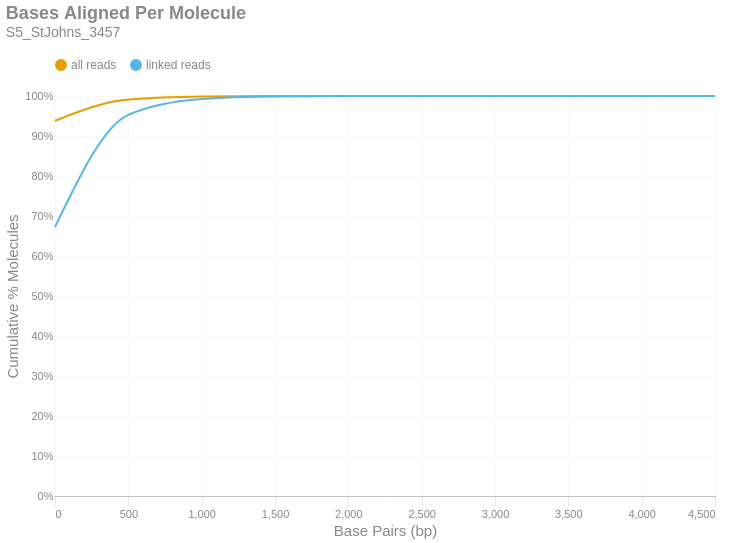

Notebook code for this chart:
### Markdown cell above
### Bases Aligned Per Molecule
This is a cumulative frequency distribution showing the number of base pairs aligned per unique molecule. These data are shown in 500 bp bins. There are two distributions: one with `all reads` (yellow) and another with only `linked reads` (blue). The percent of molecules in the `linked reads` distribution is relative to the total number of linked molecules.

### Code cell
if SKIPLR:
    print_html(f"Skipped")
else:
    binned_df = consolidated_hist(valids['aligned_bp'], mask, 500, True)
    with SafeRender(binned_df):
        (
            density_plot(binned_df, 'Bases Aligned Per Molecule', samplename, 'basesper')
            .encode(
                x=alt.X('bin:Q', title="Base Pairs (bp)").axis(tickMinStep=500).scale(padding=0),
                y=alt.Y('value:Q', title='Cumulative % Molecules')
                    .axis(format='%')
                    .scale(domain = [0,1])
                    .stack(False),
                color=alt.Color("key:N").scale(domain = ["all reads", "linked reads"]),
                tooltip = [
                    alt.Tooltip("key:N", title = "Data Type"),
                    alt.Tooltip("range_label:N", title="Bases Aligned Per Molecule"),
                    alt.Tooltip("value:Q", format = ".2%", title="% Molecules (Cum.)")
                ]
            )
        ).display()

### Figure 1 — Vega-Lite specification as saved in the notebook (floating-point values rounded to 4 significant figures)
{"width": "container", "height": 400, "config": {"title": {"anchor": "start", "dy": -15, "fontSize": 18, "color": "#888888", "subtitleColor": "#888888", "subtitleFontSize": 14}, "arc": {"fill": "#0072B2"}, "axis": {"domainColor": "#888888", "domainWidth": 0.5, "gridWidth": 0.2, "grid": false, "titleFontWeight": 400, "titleFontSize": 15, "labelFontSize": 11, "labelColor": "#888888", "tickColor": "#888888", "tickWidth": 0.2, "titleColor": "#888888"}, "axisBand": {"grid": false}, "axisX": {"grid": true, "tickSize": 10, "domainCap": "round"}, "axisY": {"domain": false, "grid": true, "tickSize": 0, "domainCap": "round"}, "background": "transparent", "header": {"labelFontSize": 15, "labelColor": "#888888", "titleFontSize": 15, "titleFontWeight": 600, "titleColor": "#888888"}, "legend": {"labelFont": "sans-serif", "labelFontSize": 12, "labelColor": "#888888", "symbolSize": 100, "symbolType": "circle", "titleFontSize": 12, "titlePadding": 10, "titleColor": "#888888", "title": null, "orient": "top"}, "range": {"category": ["#E69F00", "#56B4E9", "#009E73", "#F0E442", "#0072B2", "#D55E00", "#CC79A7", "#000000"], "diverging": ["#cfe8f3", "#a2d4ec", "#73bfe2", "#46abdb", "#1696d2", "#12719e"]}, "area": {"fill": "#0072B2", "fillOpacity": 0.7, "line": true, "strokeOpacity": 0.7}, "line": {"color": "#0072B2", "stroke": "#0072B2", "strokeWidth": 2}, "trail": {"color": "#0072B2", "stroke": "#0072B2", "strokeWidth": 0, "size": 1}, "point": {"filled": true, "fillOpacity": 1.0, "size": 95}, "text": {"color": "#888888", "fontSize": 11, "align": "right", "fontWeight": 400, "size": 11}, "bar": {"fill": "#0072B2", "stroke": null}, "view": {"stroke": null, "continuousWidth": 660, "continuousHeight": 400}}, "data": {"name": "data-46592d61081ee67ea50f7ddbbd0ba99c"}, "mark": {"type": "line", "interpolate": "monotone", "point": {"opacity": 0, "size": 275}}, "encoding": {"color": {"field": "key", "scale": {"domain": ["all reads", "linked reads"]}, "type": "nominal"}, "tooltip": [{"field": "key", "title": "Data Type", "type": "nominal"}, {"field": "range_label", "title": "Bases Aligned Per Molecule", "type": "nominal"}, {"field": "value", "format": ".2%", "title": "% Molecules (Cum.)", "type": "quantitative"}], "x": {"axis": {"tickMinStep": 500}, "field": "bin", "scale": {"padding": 0}, "title": "Base Pairs (bp)", "type": "quantitative"}, "y": {"axis": {"format": "%"}, "field": "value", "scale": {"domain": [0, 1]}, "stack": false, "title": "Cumulative % Molecules", "type": "quantitative"}}, "params": [{"name": "param_c36ac31b6afebe62", "select": {"type": "point", "fields": ["key"]}, "bind": "legend"}], "title": {"text": "Bases Aligned Per Molecule", "subtitle": "S5_StJohns_3457"}, "transform": [{"fold": ["all reads (cumsum)", "linked reads (cumsum)"]}, {"calculate": "replace(datum.key, ' (cumsum)', '')", "as": "key"}, {"filter": {"param": "param_c36ac31b6afebe62"}}], "usermeta": {"embedOptions": {"downloadFileName": "S5_StJohns_3457.basesper"}}, "$schema": "https://vega.github.io/schema/vega-lite/v6.1.0.json", "datasets": {"data-46592d61081ee67ea50f7ddbbd0ba99c": [{"bin": "0.0", "interval": "0.0-500.0", "all reads": 0.9381, "linked reads": 0.6724, "all reads (cumsum)": 0.9381, "linked reads (cumsum)": 0.6724, "range_label": "0-499"}, {"bin": "500.0", "interval": "500.0-1000.0", "all reads": 0.05306, "linked reads": 0.2806, "all reads (cumsum)": 0.9911, "linked reads (cumsum)": 0.9529, "range_label": "500-999"}, {"bin": "1000.0", "interval": "1000.0-1500.0", "all reads": 0.007456, "linked reads": 0.03962, "all reads (cumsum)": 0.9986, "linked reads (cumsum)": 0.9925, "range_label": "1000-1499"}, {"bin": "1500.0", "interval": "1500.0-2000.0", "all reads": 0.001176, "linked reads": 0.00625, "all reads (cumsum)": 0.9998, "linked reads (cumsum)": 0.9988, "range_label": "1500-1999"}, {"bin": "2000.0", "interval": "2000.0-2500.0", "all reads": 0.0001883, "linked reads": 0.001001, "all reads (cumsum)": 1.0, "linked reads (cumsum)": 0.9998, "range_label": "2000-2499"}, {"bin": "2500.0", "interval": "2500.0-3000.0", "all reads": 2.969e-05, "linked reads": 0.0001578, "all reads (cumsum)": 1.0, "linked reads (cumsum)": 1.0, "range_label": "2500-2999"}, {"bin": "3000.0", "interval": "3000.0-3500.0", "all reads": 5.96e-06, "linked reads": 3.167e-05, "all reads (cumsum)": 1.0, "linked reads (cumsum)": 1.0, "range_label": "3000-3499"}, {"bin": "3500.0", "interval": "3500.0-4000.0", "all reads": 1.876e-06, "linked reads": 9.972e-06, "all reads (cumsum)": 1.0, "linked reads (cumsum)": 1.0, "range_label": "3500-3999"}, {"bin": "4000.0", "interval": "4000.0-4500.0", "all reads": 3.311e-07, "linked reads": 1.76e-06, "all reads (cumsum)": 1.0, "linked reads (cumsum)": 1.0, "range_label": "4000-4499"}, {"bin": "4500.0", "interval": "4500.0-5000.0", "all reads": 1.104e-07, "linked reads": 5.866e-07, "all reads (cumsum)": 1.0, "linked reads (cumsum)": 1.0, "range_label": "4500-4999"}]}}
